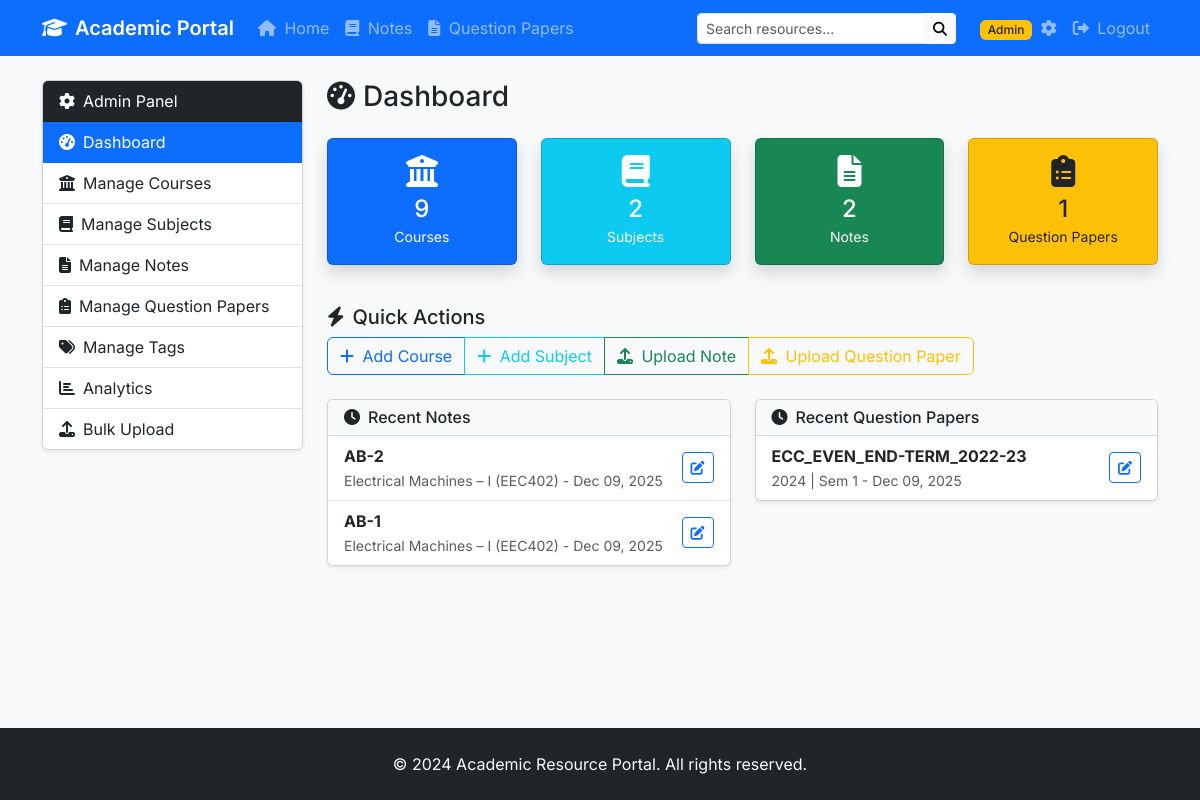
Page /admin (signed in) on the earlier database version.
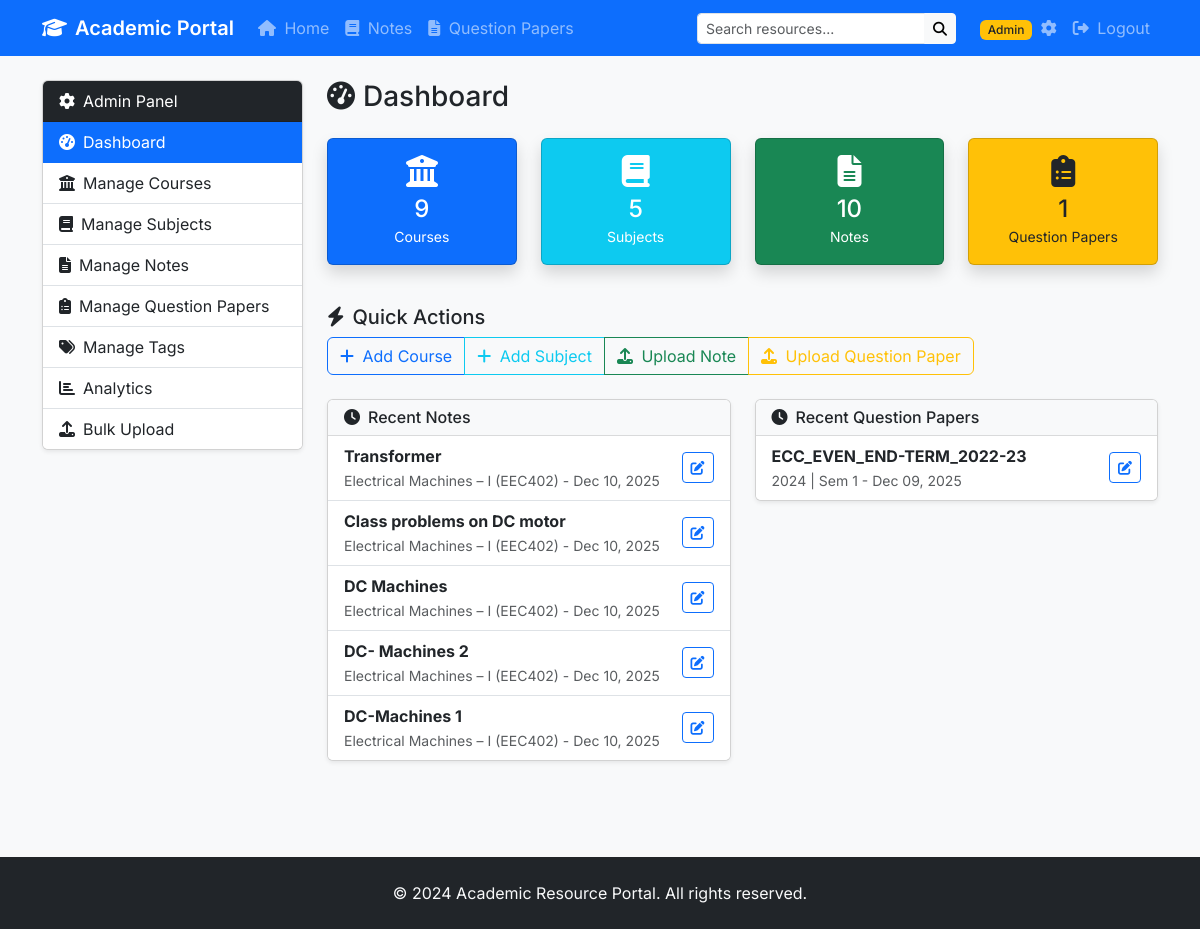
Same page on the later database version.
### models.py (models this page shows, shortened)
class Note(db.Model):
    id = db.Column(db.Integer, primary_key=True)
    title = db.Column(db.String(200), nullable=False)
    description = db.Column(db.Text)
    filename = db.Column(db.String(255), nullable=False)
    original_filename = db.Column(db.String(255), nullable=False)
    file_size = db.Column(db.Integer)
    subject_id = db.Column(db.Integer, db.ForeignKey('subject.id'), nullable=False)
    uploaded_at = db.Column(db.DateTime, default=datetime.utcnow)
    download_count = db.Column(db.Integer, default=0)
    tags = db.relationship('Tag', secondary='note_tags', backref=db.backref('notes', lazy='dynamic'))

class Subject(db.Model):
    id = db.Column(db.Integer, primary_key=True)
    name = db.Column(db.String(100), nullable=False)
    course_id = db.Column(db.Integer, db.ForeignKey('course.id'), nullable=False)
    semester = db.Column(db.Integer, nullable=False)
    created_at = db.Column(db.DateTime, default=datetime.utcnow)
    notes = db.relationship('Note', backref='subject', lazy=True, cascade='all, delete-orphan')
    question_papers = db.relationship('QuestionPaper', backref='subject', lazy=True, cascade='all, delete-orphan')

class QuestionPaper(db.Model):
    id = db.Column(db.Integer, primary_key=True)
    title = db.Column(db.String(200), nullable=False)
    year = db.Column(db.Integer, nullable=False)
    semester = db.Column(db.Integer, nullable=False)
    exam_type = db.Column(db.String(50))
    filename = db.Column(db.String(255), nullable=False)
    original_filename = db.Column(db.String(255), nullable=False)
    file_size = db.Column(db.Integer)
    subject_id = db.Column(db.Integer, db.ForeignKey('subject.id'), nullable=False)
    uploaded_at = db.Column(db.DateTime, default=datetime.utcnow)
    download_count = db.Column(db.Integer, default=0)
    tags = db.relationship('Tag', secondary='paper_tags', backref=db.backref('papers', lazy='dynamic'))

### routes.py (the view)
@app.route('/admin')
@login_required
def admin_dashboard():
    total_notes = Note.query.count()
    total_papers = QuestionPaper.query.count()
    total_courses = Course.query.count()
    total_subjects = Subject.query.count()
    recent_notes = Note.query.order_by(Note.uploaded_at.desc()).limit(5).all()
    recent_papers = QuestionPaper.query.order_by(QuestionPaper.uploaded_at.desc()).limit(5).all()
    return render_template('admin/dashboard.html',
                           total_notes=total_notes,
                           total_papers=total_papers,
                           total_courses=total_courses,
                           total_subjects=total_subjects,
                           recent_notes=recent_notes,
                           recent_papers=recent_papers)

### routes.py (called while the page is built)
@login_manager.user_loader
def load_user(user_id):
    return Admin.query.get(int(user_id))

### templates/admin/dashboard.html (shortened to what the changed rows need)
{% extends "admin/base_admin.html" %}
{% block admin_content %}
<div class="row mb-4">
    <div class="col-md-3 mb-3">
        <div class="card bg-info text-white shadow">
            <div class="card-body text-center">
                <i class="fas fa-book fa-2x mb-2"></i>
                <h4 class="mb-0">{{ total_subjects }}</h4>
                <small>Subjects</small>
            </div>
        </div>
    </div>
    <div class="col-md-3 mb-3">
        <div class="card bg-success text-white shadow">
            <div class="card-body text-center">
                <i class="fas fa-file-alt fa-2x mb-2"></i>
                <h4 class="mb-0">{{ total_notes }}</h4>
                <small>Notes</small>
            </div>
        </div>
    </div>
</div>
<div class="row">
    <div class="col-md-6 mb-4">
        <div class="card shadow-sm">
            <div class="list-group list-group-flush">
                {% if recent_notes %}
                {% for note in recent_notes %}
                <div class="list-group-item d-flex justify-content-between align-items-center">
                    <div>
                        <strong>{{ note.title }}</strong><br>
                        <small class="text-muted">{{ note.subject.name }} - {{ note.uploaded_at.strftime('%b %d, %Y') }}</small>
                    </div>
                    <a href="{{ url_for('admin_edit_note', note_id=note.id) }}" class="btn btn-sm btn-outline-primary">
                        <i class="fas fa-edit"></i>
                    </a>
                </div>
                {% endfor %}
                {% else %}
                <div class="list-group-item text-muted">No notes uploaded yet</div>
                {% endif %}
            </div>
        </div>
    </div>
    <div class="col-md-6 mb-4">
        <div class="card shadow-sm">
            <div class="list-group list-group-flush">
                {% if recent_papers %}
                {% for paper in recent_papers %}
                <div class="list-group-item d-flex justify-content-between align-items-center">
                    <div>
                        <strong>{{ paper.title }}</strong><br>
                        <small class="text-muted">{{ paper.year }} | Sem {{ paper.semester }} - {{ paper.uploaded_at.strftime('%b %d, %Y') }}</small>
                    </div>
                    <a href="{{ url_for('admin_edit_question_paper', paper_id=paper.id) }}" class="btn btn-sm btn-outline-primary">
                        <i class="fas fa-edit"></i>
                    </a>
                </div>
                {% endfor %}
                {% else %}
                <div class="list-group-item text-muted">No question papers uploaded yet</div>
                {% endif %}
            </div>
        </div>
    </div>
</div>
{% endblock %}

Differences in the rows shown:
no longer on this page (row edited): Note: title "AB-2", subject.name "Electrical Machines – I (EEC402)", uploaded_at "Dec 09, 2025"
no longer on this page (row edited): Note: title "AB-1", subject.name "Electrical Machines – I (EEC402)", uploaded_at "Dec 09, 2025"
added Note: title "Transformer", subject.name "Electrical Machines – I (EEC402)", uploaded_at "Dec 10, 2025"
added Note: title "Class problems on DC motor", subject.name "Electrical Machines – I (EEC402)", uploaded_at "Dec 10, 2025"
added Note: title "DC Machines", subject.name "Electrical Machines – I (EEC402)", uploaded_at "Dec 10, 2025"
added Note: title "DC- Machines 2", subject.name "Electrical Machines – I (EEC402)", uploaded_at "Dec 10, 2025"
added Note: title "DC-Machines 1", subject.name "Electrical Machines – I (EEC402)", uploaded_at "Dec 10, 2025"
Other differences:
{{ total_subjects }}: "2" → "5"
{{ total_notes }}: "2" → "10"
